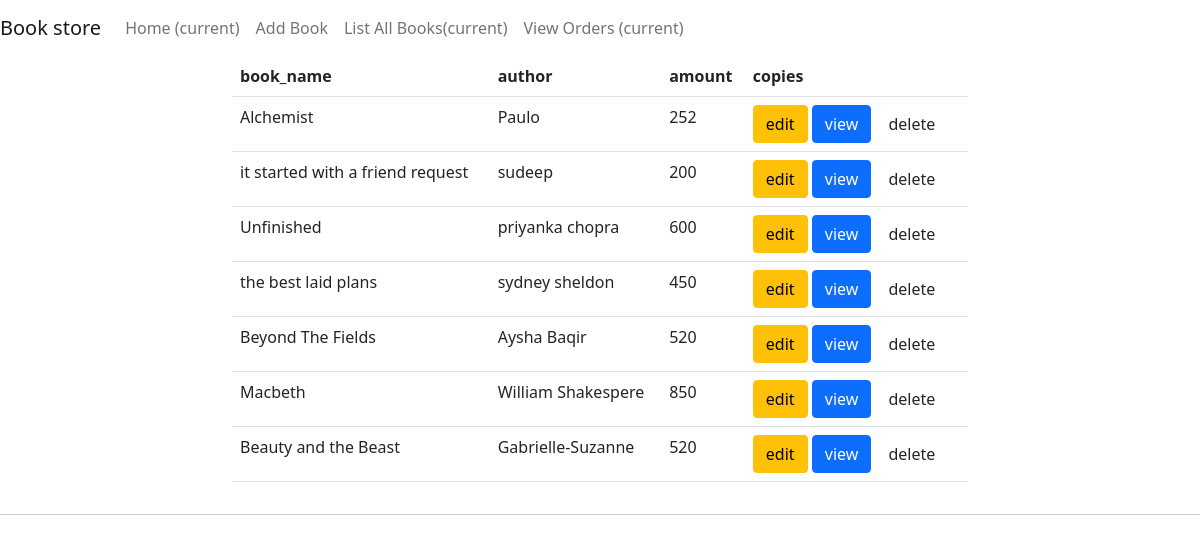
Page /books/all on the committed database.
### owner/models.py (models this page shows, shortened)
class Books(models.Model):
    book_name=models.CharField(max_length=120,unique=True)
    author=models.CharField(max_length=80)
    amount=models.PositiveIntegerField()
    copies=models.PositiveIntegerField()
    image=models.ImageField(upload_to="images",null=True)

### owner/views.py (the view)
class BookListView(ListView):
    model=Books
    template_name = "book_list.html"
    context_object_name = "books"

### owner/templates/book_list.html
{%extends 'base.html'%}
{%block body_block%}
<div class="row">
        <div class="col-2"></div>
        <div class="col-8">
            <table class="table">
                <tr>
                    <th>book_name</th>
                    <th>author</th>
                    <th>amount</th>
                    <th>copies</th>
                </tr>
                {%for book in books%}
                <tr>
                <td>{{book.book_name}}</td>
                <td> {{book.author}}</td>
                <td>{{book.amount}}</td>
                    <td>
                    <a href="{%url 'bookedit' book.id%}" class="btn btn-warning">edit</a>
                    <a href="{%url 'bookdetails' book.id%}" class="btn btn-primary">view</a>
                    <a href="{%url 'bookdelete' book.id%}" class="btn btn=primary">delete</a></td>
                {%endfor%}
                 </tr>
            </table>
        </div>
        <div class="col-2"></div>
    </div>
</div>
<hr>
{%endblock%}

### rows in the picture
Books: book_name "Alchemist", author "Paulo", amount "252"
Books: book_name "it started with a friend request", author "sudeep", amount "200"
Books: book_name "Unfinished", author "priyanka chopra", amount "600"
Books: book_name "the best laid plans", author "sydney sheldon", amount "450"
Books: book_name "Beyond The Fields", author "Aysha Baqir", amount "520"
Books: book_name "Macbeth", author "William Shakespere", amount "850"
Books: book_name "Beauty and the Beast", author "Gabrielle-Suzanne", amount "520"
